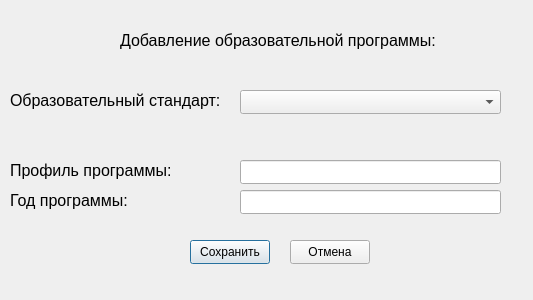
<?xml version="1.0" encoding="UTF-8"?>
<ui version="4.0">
 <class>Dialog</class>
 <widget class="QDialog" name="Dialog">
  <property name="geometry">
   <rect>
    <x>0</x>
    <y>0</y>
    <width>533</width>
    <height>300</height>
   </rect>
  </property>
  <property name="windowTitle">
   <string>Dialog</string>
  </property>
  <widget class="QComboBox" name="comboBox">
   <property name="geometry">
    <rect>
     <x>240</x>
     <y>90</y>
     <width>261</width>
     <height>24</height>
    </rect>
   </property>
  </widget>
  <widget class="QLabel" name="label">
   <property name="geometry">
    <rect>
     <x>10</x>
     <y>90</y>
     <width>231</width>
     <height>21</height>
    </rect>
   </property>
   <property name="font">
    <font>
     <pointsize>12</pointsize>
    </font>
   </property>
   <property name="text">
    <string>Образовательный стандарт:</string>
   </property>
  </widget>
  <widget class="QLabel" name="label_3">
   <property name="geometry">
    <rect>
     <x>120</x>
     <y>30</y>
     <width>321</width>
     <height>21</height>
    </rect>
   </property>
   <property name="font">
    <font>
     <pointsize>12</pointsize>
    </font>
   </property>
   <property name="text">
    <string>Добавление образовательной программы:</string>
   </property>
  </widget>
  <widget class="QPushButton" name="pushButton">
   <property name="geometry">
    <rect>
     <x>190</x>
     <y>240</y>
     <width>80</width>
     <height>24</height>
    </rect>
   </property>
   <property name="text">
    <string>Сохранить</string>
   </property>
  </widget>
  <widget class="QPushButton" name="pushButton_2">
   <property name="geometry">
    <rect>
     <x>290</x>
     <y>240</y>
     <width>80</width>
     <height>24</height>
    </rect>
   </property>
   <property name="text">
    <string>Отмена</string>
   </property>
  </widget>
  <widget class="QLabel" name="label_4">
   <property name="geometry">
    <rect>
     <x>10</x>
     <y>160</y>
     <width>231</width>
     <height>21</height>
    </rect>
   </property>
   <property name="font">
    <font>
     <pointsize>12</pointsize>
    </font>
   </property>
   <property name="text">
    <string>Профиль программы:</string>
   </property>
  </widget>
  <widget class="QLineEdit" name="lineEdit_2">
   <property name="geometry">
    <rect>
     <x>240</x>
     <y>160</y>
     <width>261</width>
     <height>24</height>
    </rect>
   </property>
  </widget>
  <widget class="QLineEdit" name="lineEdit_3">
   <property name="geometry">
    <rect>
     <x>240</x>
     <y>190</y>
     <width>261</width>
     <height>24</height>
    </rect>
   </property>
  </widget>
  <widget class="QLabel" name="label_5">
   <property name="geometry">
    <rect>
     <x>10</x>
     <y>190</y>
     <width>231</width>
     <height>21</height>
    </rect>
   </property>
   <property name="font">
    <font>
     <pointsize>12</pointsize>
    </font>
   </property>
   <property name="text">
    <string>Год программы:</string>
   </property>
  </widget>
 </widget>
 <resources/>
 <connections/>
</ui>
